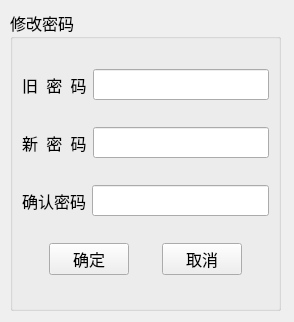
<?xml version="1.0" encoding="UTF-8"?>
<ui version="4.0">
 <class>ChangePwd</class>
 <widget class="QWidget" name="ChangePwd">
  <property name="geometry">
   <rect>
    <x>0</x>
    <y>0</y>
    <width>294</width>
    <height>322</height>
   </rect>
  </property>
  <property name="windowTitle">
   <string>智能家居-使徒行者</string>
  </property>
  <widget class="QGroupBox" name="groupBox">
   <property name="geometry">
    <rect>
     <x>10</x>
     <y>10</y>
     <width>271</width>
     <height>301</height>
    </rect>
   </property>
   <property name="font">
    <font>
     <family>华文楷体</family>
     <pointsize>12</pointsize>
    </font>
   </property>
   <property name="title">
    <string>修改密码</string>
   </property>
   <layout class="QVBoxLayout" name="verticalLayout">
    <item>
     <layout class="QHBoxLayout" name="horizontalLayout_2">
      <item>
       <widget class="QLabel" name="OldPasswdLabel">
        <property name="font">
         <font>
          <family>华文楷体</family>
          <pointsize>12</pointsize>
         </font>
        </property>
        <property name="text">
         <string>旧  密  码</string>
        </property>
       </widget>
      </item>
      <item>
       <widget class="QLineEdit" name="OldPasswdLineEdit"/>
      </item>
     </layout>
    </item>
    <item>
     <layout class="QHBoxLayout" name="horizontalLayout_3">
      <item>
       <widget class="QLabel" name="NewPasswdLabel">
        <property name="font">
         <font>
          <family>华文楷体</family>
          <pointsize>12</pointsize>
         </font>
        </property>
        <property name="text">
         <string>新  密  码</string>
        </property>
       </widget>
      </item>
      <item>
       <widget class="QLineEdit" name="NewPasswdLineEdit"/>
      </item>
     </layout>
    </item>
    <item>
     <layout class="QHBoxLayout" name="horizontalLayout_4">
      <item>
       <widget class="QLabel" name="ConfirmNewPasswdLabel">
        <property name="font">
         <font>
          <family>华文楷体</family>
          <pointsize>12</pointsize>
         </font>
        </property>
        <property name="text">
         <string>确认密码</string>
        </property>
       </widget>
      </item>
      <item>
       <widget class="QLineEdit" name="ConfirmNewPasswdLineEdit"/>
      </item>
     </layout>
    </item>
    <item>
     <layout class="QHBoxLayout" name="horizontalLayout">
      <item>
       <spacer name="horizontalSpacer_2">
        <property name="orientation">
         <enum>Qt::Horizontal</enum>
        </property>
        <property name="sizeHint" stdset="0">
         <size>
          <width>40</width>
          <height>20</height>
         </size>
        </property>
       </spacer>
      </item>
      <item>
       <widget class="QPushButton" name="OkpushButton">
        <property name="font">
         <font>
          <family>华文楷体</family>
          <pointsize>12</pointsize>
         </font>
        </property>
        <property name="text">
         <string>确定</string>
        </property>
       </widget>
      </item>
      <item>
       <spacer name="horizontalSpacer">
        <property name="orientation">
         <enum>Qt::Horizontal</enum>
        </property>
        <property name="sizeHint" stdset="0">
         <size>
          <width>40</width>
          <height>20</height>
         </size>
        </property>
       </spacer>
      </item>
      <item>
       <widget class="QPushButton" name="CancelpushButton">
        <property name="font">
         <font>
          <family>华文楷体</family>
          <pointsize>12</pointsize>
         </font>
        </property>
        <property name="text">
         <string>取消</string>
        </property>
       </widget>
      </item>
      <item>
       <spacer name="horizontalSpacer_3">
        <property name="orientation">
         <enum>Qt::Horizontal</enum>
        </property>
        <property name="sizeHint" stdset="0">
         <size>
          <width>40</width>
          <height>20</height>
         </size>
        </property>
       </spacer>
      </item>
     </layout>
    </item>
   </layout>
  </widget>
  <zorder>layoutWidget</zorder>
  <zorder>groupBox</zorder>
 </widget>
 <resources/>
 <connections/>
</ui>
